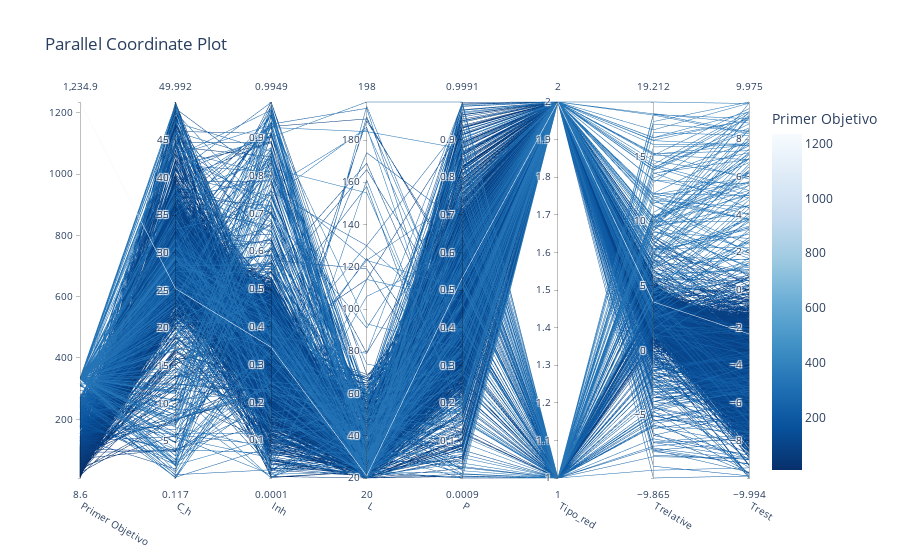

Here is the notebook cell this chart was saved with:
### Code cell
target = lambda trial: trial.values[0]  # Primer objetivo a visualizar

# Ahora puedes graficar el gráfico de coordenadas paralelas
vis.plot_parallel_coordinate(study, target_name='Primer Objetivo')

### Figure 1 — Plotly figure (JSON) as saved in the notebook; plotly's stock layout.template omitted (floating-point values rounded to 4 significant figures; data arrays with more than 128 entries replaced by an {"elided": "..."} marker saying what was removed)
{"data": [{"dimensions": [{"label": "Primer Objetivo", "range": [8.597, 1235.0], "values": {"elided": "2926 float values"}}, {"label": "C_h", "range": [0.1168, 49.99], "values": {"elided": "2926 float values"}}, {"label": "Inh", "range": [6.573e-05, 0.9949], "values": {"elided": "2926 float values"}}, {"label": "L", "range": [20, 198], "values": {"elided": "2926 int values"}}, {"label": "P", "range": [0.0009273, 0.9991], "values": {"elided": "2926 float values"}}, {"label": "Tipo_red", "range": [1, 2], "values": {"elided": "2926 int values"}}, {"label": "Trelative", "range": [-9.865, 19.21], "values": {"elided": "2926 float values"}}, {"label": "Trest", "range": [-9.994, 9.975], "values": {"elided": "2926 float values"}}], "labelangle": 30, "labelside": "bottom", "line": {"color": {"elided": "2926 float values"}, "colorbar": {"title": {"text": "Primer Objetivo"}}, "colorscale": [[0, "rgb(247,251,255)"], [0.125, "rgb(222,235,247)"], [0.25, "rgb(198,219,239)"], [0.375, "rgb(158,202,225)"], [0.5, "rgb(107,174,214)"], [0.625, "rgb(66,146,198)"], [0.75, "rgb(33,113,181)"], [0.875, "rgb(8,81,156)"], [1, "rgb(8,48,107)"]], "reversescale": true, "showscale": true}, "type": "parcoords"}], "layout": {"title": {"text": "Parallel Coordinate Plot"}}}
